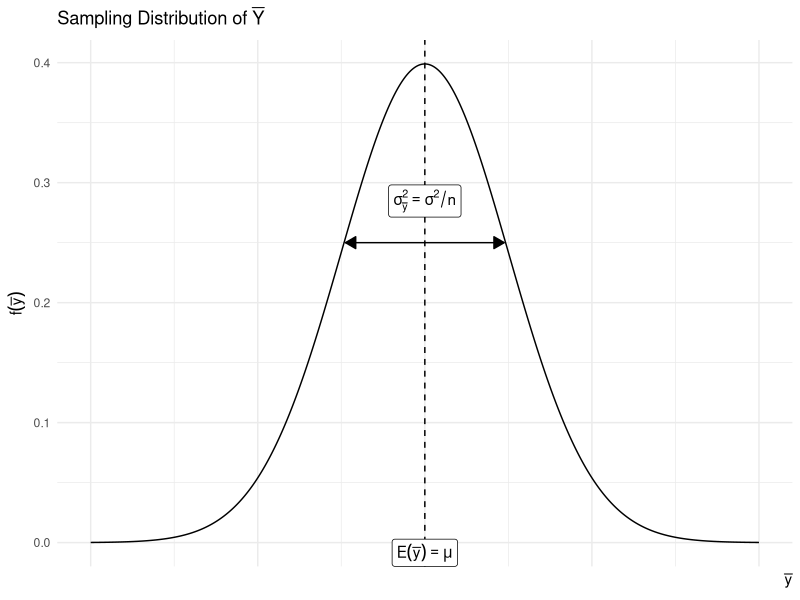
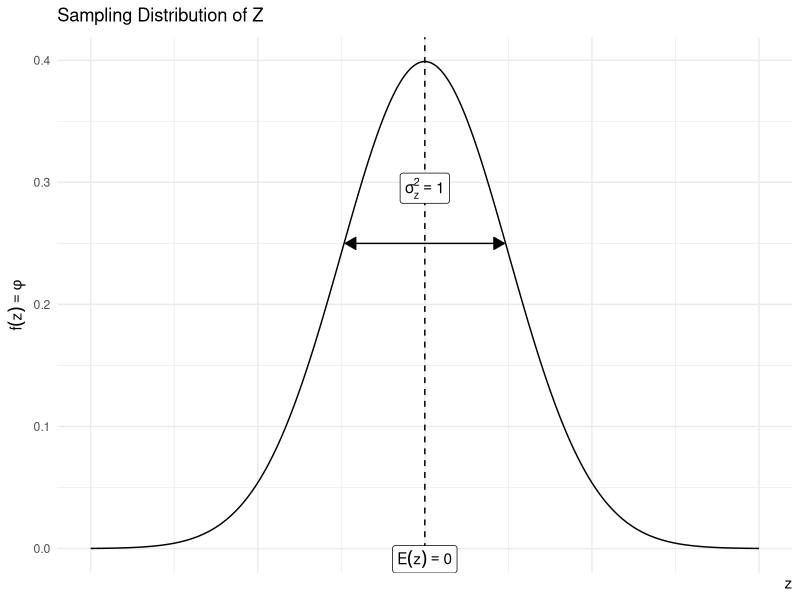
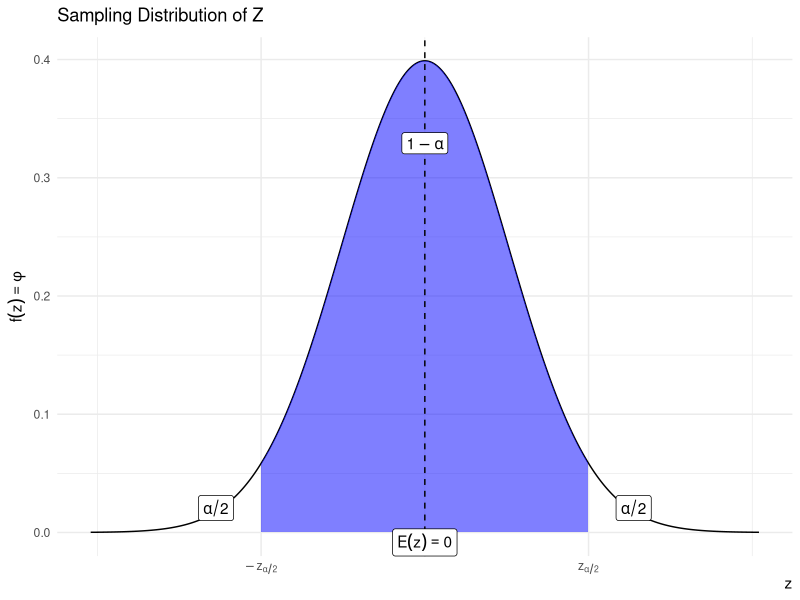
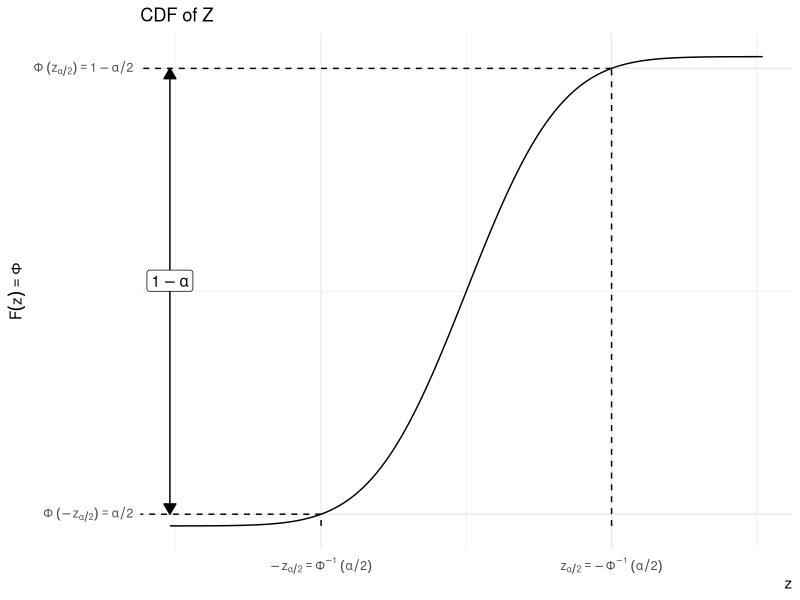

These charts were generated, in order, by the following R code:
## ---- chunk 1
set.seed(123)
options(width=60)
knitr::opts_chunk$set(fig.align='center',fig.width=9,fig.height=5)
def.chunk.hook  <- knitr::knit_hooks$get("chunk")
knitr::knit_hooks$set(chunk = function(x, options) {
  x <- def.chunk.hook(x, options)
  ifelse(options$size != "normalsize", paste0("\n \\", options$size,"\n\n", x, "\n\n \\normalsize"), x)
})
require(tidyverse)
## ---- chunk 2
# Load necessary library
library(ggplot2)

# Define the mean and standard deviation
mean <- 0
sd <- 1

# Define the range for x values
x <- seq(-4, 4, length.out = 1000)

# Define the density function for the normal distribution
y <- dnorm(x, mean, sd)

# Calculate the critical value for a 95% confidence interval
z <- qnorm(c(0.025, 0.975))

# Create the plot
ggplot(data.frame(x, y), aes(x, y)) +
  geom_line() +
  # geom_ribbon(data = subset(data.frame(x, y), x > z[1] & x < z[2]), 
  #             aes(ymin = 0, ymax = y), 
  #             fill = "blue", 
  #             alpha = 0.5) +
  labs(title = bquote("Sampling Distribution of"~ bar(Y)),
       x = bquote(bar(y)),
       y = bquote(f(bar(y)))) +
  theme_minimal() + 
  geom_vline(xintercept = 0,linetype = 'dashed') + 
  annotate(geom = 'label',x = 0,y = -Inf,label = expression(E(bar(y))==mu),vjust = 0,parse = T) + 
  annotate(geom = 'segment',x = -.95,xend = .95,y = .25,yend= .25,
           arrow = arrow(length=unit(0.30,"cm"), ends="both", type = "closed")) + 
  annotate(geom = 'label',x = 0,y = Inf,label = expression(sigma[bar(y)]^2==sigma^2/n),vjust = 5.5,parse = T) + 
  theme(axis.text.x = element_blank(),
        axis.title.x = element_text(hjust = 1))
## ---- chunk 3
ggplot(data.frame(x, y), aes(x, y)) +
  geom_line() +
  # geom_ribbon(data = subset(data.frame(x, y), x > z[1] & x < z[2]), 
  #             aes(ymin = 0, ymax = y), 
  #             fill = "blue", 
  #             alpha = 0.5) +
  labs(title = bquote("Sampling Distribution of"~ Z),
       x = bquote(z),
       y = bquote(f(z)==phi)) +
  theme_minimal() + 
  geom_vline(xintercept = 0,linetype = 'dashed') + 
  annotate(geom = 'label',x = 0,y = -Inf,label = expression(E(z)==0),vjust = 0,parse = T) + 
  annotate(geom = 'segment',x = -.95,xend = .95,y = .25,yend= .25,
           arrow = arrow(length=unit(0.30,"cm"), ends="both", type = "closed")) + 
  annotate(geom = 'label',x = 0,y = Inf,label = expression(sigma[z]^2==1),vjust = 5.5,parse = T) + 
  theme(axis.text.x = element_blank(),
        axis.title.x = element_text(hjust = 1))
## ---- chunk 4
ggplot(data.frame(x, y), aes(x, y)) +
  geom_line() +
  geom_ribbon(data = subset(data.frame(x, y), x > z[1] & x < z[2]),
              aes(ymin = 0, ymax = y),
              fill = "blue",
              alpha = 0.5) +
  labs(title = bquote("Sampling Distribution of"~ Z),
       x = bquote(z),
       y = bquote(f(z)==phi)) +
  theme_minimal() + 
  geom_vline(xintercept = 0,linetype = 'dashed') + 
  annotate(geom = 'label',x = 0,y = -Inf,label = expression(E(z)==0),vjust = 0,parse = T) + 
  # annotate(geom = 'segment',x = -.95,xend = .95,y = .25,yend= .25,
  #          arrow = arrow(length=unit(0.30,"cm"), ends="both", type = "closed")) + 
  annotate(geom = 'label',x = 0,y = Inf,label = expression(1-alpha),vjust = 5.5,parse = T) + 
  annotate(geom = 'label',x = -2.5,y = .01,label = expression(alpha/2),vjust = 0,parse = T) + 
  annotate(geom = 'label',x = 2.5,y = .01,label = expression(alpha/2),vjust = 0,parse = T) + 
  scale_x_continuous(breaks = c(-1.96,1.96),labels = c(expression(-z[alpha/2]),expression(z[alpha/2]))) + 
  theme(axis.title.x = element_text(hjust = 1))
## ---- chunk 5
# Define the cumulative distribution function for the normal distribution
y <- pnorm(x, mean, sd)

# Calculate the critical value for a 95% confidence interval
z <- qnorm(c(0.025, 0.975))

# Create the plot
ggplot(data.frame(x, y), aes(x, y)) +
  geom_line() +
  # geom_ribbon(data = subset(data.frame(x, y), x > z[1] & x < z[2]), 
  #             aes(ymin = 0, ymax = y), 
  #             fill = "blue", 
  #             alpha = 0.5) +
  labs(title = bquote("CDF of"~ Z),
       x = bquote(z),
       y = bquote(F(z)==Phi)) +
  theme_minimal()+
  scale_x_continuous(breaks = c(-1.96,1.96),labels = c(expression(-z[alpha/2]==Phi^{-1}~(alpha/2)),expression(z[alpha/2]==-Phi^{-1}~(alpha/2)))) + 
  theme(axis.title.x = element_text(hjust = 1)) + 
  scale_y_continuous(breaks = c(.025,.975),labels = c(expression(Phi~(-z[alpha/2])==alpha/2),expression(Phi~(z[alpha/2])==1-alpha/2))) + 
  annotate(geom = 'segment',x = -4,xend = -4,y = .025,yend= .975,
           arrow = arrow(length=unit(0.30,"cm"), ends="both", type = "closed")) + 
  annotate(geom = 'label',x = -4,y = .5,label = expression(1-alpha),vjust = 0,parse = T) + 
  annotate(geom = 'segment',x = -1.96,y = 0,xend = -1.96,yend = .025,linetype = 'dashed') + 
  annotate(geom = 'segment',x = 1.96,y = 0,xend = 1.96,yend = .975,linetype = 'dashed') + 
  annotate(geom = 'segment',x = -1.96,y = .025,xend = -Inf,yend = .025,linetype = 'dashed') + 
  annotate(geom = 'segment',x = 1.96,y = .975,xend = -Inf,yend = .975,linetype = 'dashed')
## ---- chunk 6
qnorm(.025)
## ---- chunk 7
qnorm(.05)
## ---- chunk 8
qnorm(.005)
